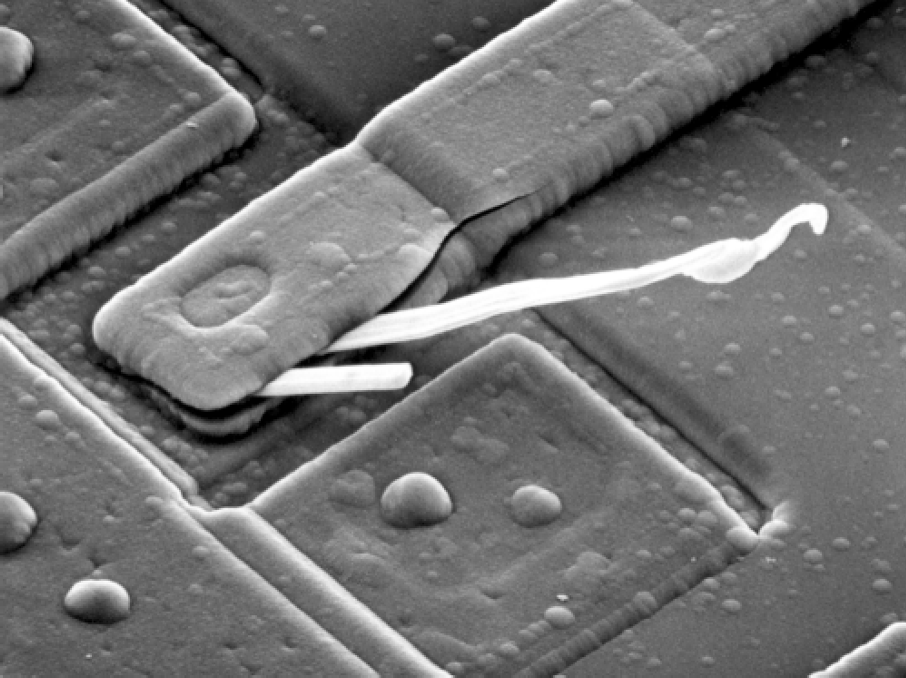
#> input picture images/blown_ic.bmp, 906 x 678 px
$ python 04-01.py
#> lines starting #> are read from the running program, lines starting #| are printed output that depends on the picture
### projects/Project 04-01/bilinear.py
"""
Copyright (C) 2025 Fu Tszkok

:module: bilinear
:function: The function package from Project 02-04 Zooming and Shrinking Images by Bilinear Interpolation
:author: Fu Tszkok
:date: 2025-01-28
:license: AGPLv3 + Additional Restrictions (Non-Commercial Use)

This code is licensed under GNU Affero General Public License v3 (AGPLv3) with additional terms.
- Commercial use prohibited (including but not limited to sale, integration into commercial products)
- Academic use requires clear attribution in code comments or documentation

Full AGPLv3 text available in LICENSE file or at <https://www.gnu.org/licenses/agpl-3.0.html>
"""

import numpy as np


def bilinear_interpolation(image, new_width, new_height):
    """Performs image scaling using bilinear interpolation.
    :param image: The input image before scaling.
    :param new_width: The width of the scaled output image.
    :param new_height: The height of the scaled output image.
    :return: The scaled image (NumPy array).
    """
    # Convert the input image to a floating-point array for interpolation calculations.
    image = np.array(image, dtype=np.float64)
    old_height, old_width = image.shape  # Get the dimensions of the original image.

    # Create a new blank image with the desired size, initialized with zeros.
    new_image = np.zeros((new_height, new_width), dtype=np.float64)

    scale_x = old_width / new_width  # Calculate the horizontal scaling factor.
    scale_y = old_height / new_height  # Calculate the vertical scaling factor.

    for y in range(new_height):
        for x in range(new_width):
            # Calculate the floating-point coordinates in the original image (inverse mapping).
            src_x = (x + 0.5) * scale_x - 0.5
            src_y = (y + 0.5) * scale_y - 0.5

            # Get the integer coordinates of the four adjacent pixels.
            x1 = int(src_x)
            y1 = int(src_y)
            x2 = min(x1 + 1, old_width - 1)  # Ensure it doesn't go out of bounds.
            y2 = min(y1 + 1, old_height - 1)  # Ensure it doesn't go out of bounds.

            dx = src_x - x1  # Calculate the difference in the x-direction.
            dy = src_y - y1  # Calculate the difference in the y-direction.

            # Compute the interpolation result.
            # Perform linear interpolation in the x-direction for the top and bottom rows.
            top_left = image[y1, x1] * (1 - dx) + image[y1, x2] * dx
            bottom_left = image[y2, x1] * (1 - dx) + image[y2, x2] * dx
            # Perform linear interpolation in the y-direction on the interpolated values.
            final_value = top_left * (1 - dy) + bottom_left * dy

            # Assign the computed value to the pixel in the new image, and clip it to the 0-255 range.
            new_image[y, x] = np.clip(final_value, 0, 255)

    return new_image

### projects/Project 04-01/04-01.py
"""
Copyright (C) 2025 Fu Tszkok

:module: Project 04-01
:function: Two-Dimensional Fast Fourier Transform [Multiple Uses]
:author: Fu Tszkok
:date: 2025-02-01
:license: AGPLv3 + Additional Restrictions (Non-Commercial Use)

This code is licensed under GNU Affero General Public License v3 (AGPLv3) with additional terms.
- Commercial use prohibited (including but not limited to sale, integration into commercial products)
- Academic use requires clear attribution in code comments or documentation

Full AGPLv3 text available in LICENSE file or at <https://www.gnu.org/licenses/agpl-3.0.html>
"""

import bilinear
import cv2 as cv
import numpy as np
from matplotlib import pyplot as plt


def fft2d(image, filter_func=None, parameters=None):
    """Performs a 2D Fast Fourier Transform on an image.
    :param image: Input grayscale image (NumPy array).
    :param filter_func: An optional function to apply a filter in the frequency domain.
    :param parameters: Optional parameters for the filter function.
    :return: A tuple containing the processed image and the frequency spectrum.
    """
    row, col = image.shape

    # Check if image dimensions are a power of 2 for efficient FFT computation.
    # If not, pad the image to the next largest power of 2 using bilinear interpolation.
    if (row & (row - 1)) != 0 or (col & (col - 1)) != 0:
        row = 2 ** np.ceil(np.log2(row)).astype(int)
        col = 2 ** np.ceil(np.log2(col)).astype(int)
        image = bilinear.bilinear_interpolation(image, row, col)

    # Shift the zero-frequency component to the center of the spectrum by
    # multiplying the image by (-1)^(x+y).
    for i in range(row):
        for j in range(col):
            image[i, j] = image[i, j] * ((-1) ** (i + j))

    # Perform the 2D Fast Fourier Transform.
    f_transform = np.fft.fft2(image)

    # Apply the optional filter in the frequency domain.
    if filter_func is not None:
        filter = filter_func(f_transform, parameters)  # Get the filter mask from the function.
        # Element-wise multiplication of the transform with the filter.
        for i in range(row):
            for j in range(col):
                f_transform[i, j] = filter[i, j] * f_transform[i, j]

    # Perform the inverse 2D Fast Fourier Transform.
    f_inv_transform = np.fft.ifft2(f_transform)

    # Reconstruct the image by shifting the zero-frequency component back
    # and taking the real part of the complex result.
    result = np.zeros((row, col))
    for i in range(row):
        for j in range(col):
            result[i, j] = np.real(f_inv_transform[i, j]) * ((-1) ** (i + j))
    result = np.float64(result)

    # The frequency spectrum is the magnitude of the FFT result.
    spectrum = f_transform

    return result, spectrum


# Load the image and display the original.
image = cv.imread('../../images/blown_ic.bmp', cv.IMREAD_GRAYSCALE)
#> image is the input picture: shape (678, 906); min 0, max 255, mean 112.6
plt.axis('off')
plt.imshow(image, cmap='gray')
plt.title('Original Image')
plt.show()

# Convert the image to float64 for numerical stability during FFT.
image = np.array(image, dtype=np.float64)
# Perform the FFT (no filtering applied in this case).
result, spectrum = fft2d(image)
#> after the loop in bilinear_interpolation, `for y in range(new_height):`:
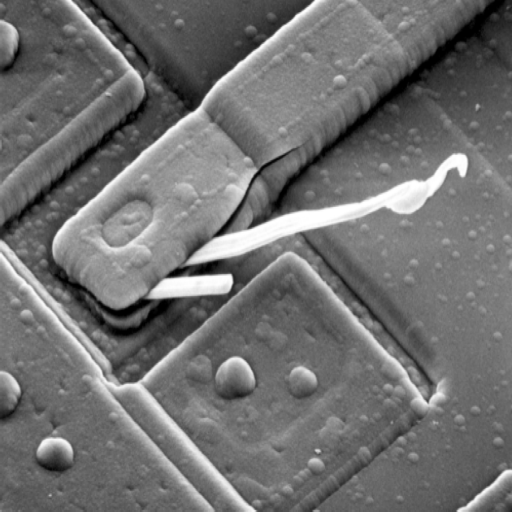
#> new_image: shape (1024, 1024) float64 (shown at 1/2 size); min 0, max 255, mean 112.6
#> after the loop in fft2d, `for i in range(row):`:
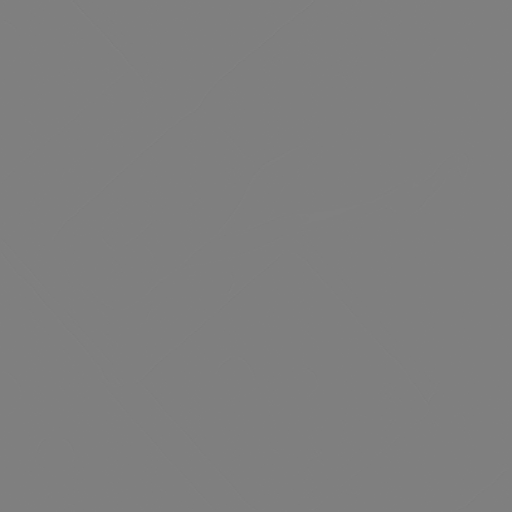
#> image: shape (1024, 1024) float64 (shown at 1/2 size); min -255, max 255, mean 0; drawn with min black and max white

# Display the processed image after the FFT and inverse FFT.
plt.axis('off')
plt.imshow(result, cmap='gray')
plt.title('Processed Image')
plt.show()

# Display the frequency spectrum. A log transformation is used to enhance
# the visualization of the spectrum's details.
plt.axis('off')
plt.imshow(2 * np.log(np.abs(spectrum)), cmap='gray')
plt.title('Frequency Spectrum')
plt.show()
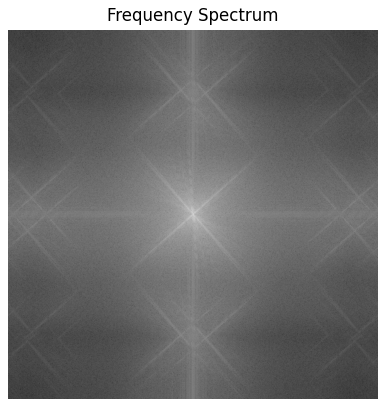
#> figure drawn by matplotlib, 1 panel
